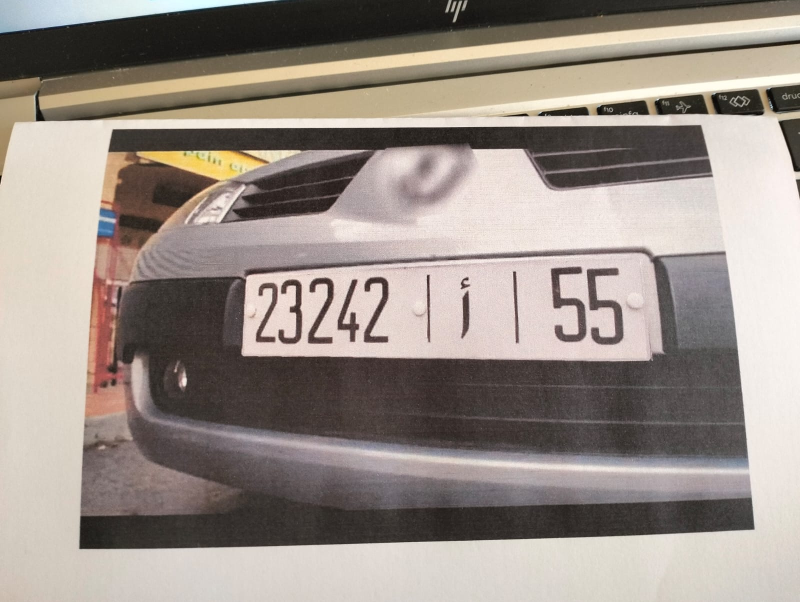
#> input picture data/sample_plates/n.jpeg, 1600 x 1204 px (shown at 1/2 size)
$ python -i arabic_letter_classifier.py   (imports and definitions only)
#> lines starting #> are read from the running program, lines starting #| are printed output that depends on the picture; after the words box and inside, x2 and y2 are one past the last pixel; in counts of white or black regions, pixels touching at a corner belong together
import os
import typing as t
from PIL import Image, ImageDraw, ImageFont
import numpy as np
import cv2

# Allowed Arabic letters for Moroccan plates (common set) — adjust as needed
ALLOWED_LETTERS = list("أابتصثجحخدذرزسشصضطظعغفقكلمنهويئؤءآإة")

TEMPLATES: t.Dict[str, np.ndarray] = {}


def _find_font() -> t.Optional[str]:
    candidates = [
        "/usr/share/fonts/google-droid-sans-fonts/DroidKufi-Regular.ttf",
        "/usr/share/fonts/truetype/noto/NotoNaskhArabic-Regular.ttf",
        "/usr/share/fonts/truetype/noto/NotoSansArabic-Regular.ttf",
        "/usr/share/fonts/truetype/dejavu/DejaVuSans.ttf",
        "/usr/share/fonts/truetype/freefont/FreeSerif.ttf",
        "/usr/share/fonts/truetype/liberation2/LiberationSans-Regular.ttf",
    ]
    for p in candidates:
        if os.path.exists(p):
            return p
    return None


def build_templates(size: int = 64, font_path: t.Optional[str] = None):
    """Render templates for allowed letters into binary images (uint8) sized (size,size).
    Caches templates in module variable TEMPLATES."""
    if TEMPLATES:
        return TEMPLATES
    if font_path is None:
        font_path = _find_font()
    if font_path is None:
        return {}
    for ch in ALLOWED_LETTERS:
        try:
            img = Image.new("L", (size, size), 255)
            draw = ImageDraw.Draw(img)
            font = ImageFont.truetype(font_path, max(28, int(size * 0.7)))
            bbox = draw.textbbox((0, 0), ch, font=font)
            x = (size - (bbox[2] - bbox[0])) / 2 - bbox[0]
            y = (size - (bbox[3] - bbox[1])) / 2 - bbox[1]
            draw.text((x, y), ch, fill=0, font=font)
            arr = np.asarray(img)
            _, binar = cv2.threshold(arr, 0, 255, cv2.THRESH_BINARY + cv2.THRESH_OTSU)
            TEMPLATES[ch] = binar
        except Exception:
            continue
#> this loop made 36 passes
#> (bbox, x, y) on passes 1 to 12: ((0, 9, 10, 48), 27, 3.5), ((0, 18, 10, 48), 27, -1), ((0, 29, 34, 58), 15, -11.5), ((0, 27, 34, 48), 15, -5.5), ((0, 32, 48, 60), 8, -14), ((0, 24, 34, 48), 15, -4), ((0, 31, 28, 61), 18, -14), ((0, 31, 28, 61), 18, -14), ((0, 22, 28, 61), 18, -9.5), ((0, 30, 18, 48), 23, -7), ((0, 21, 18, 48), 23, -2.5), ((-1, 32, 17, 57), 24, -12.5)
#> pass 1, in build_templates, `_, binar = cv2.threshold(arr, 0, 255, cv2.THRESH_BINARY + cv2.THRESH_O..`:
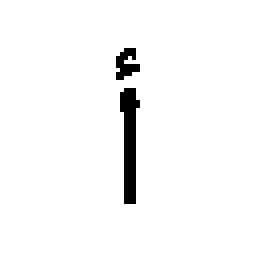
#> binar: shape (64, 64) (shown 4 times larger); 97% white; 2 black regions, box (x1, y1, x2, y2) and area: (30, 22, 35, 51) 94, (29, 12, 35, 20) 30
#> after the loop:
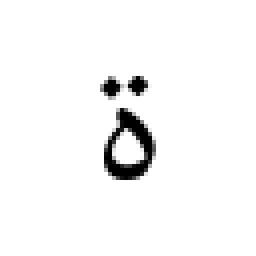
#> arr: shape (64, 64) (shown 4 times larger); min 0, max 255, mean 246.4
#> after the loop, TEMPLATES = 35 items
    return TEMPLATES


def classify_letter(img: t.Union[str, np.ndarray], templates: t.Optional[t.Dict[str, np.ndarray]] = None) -> t.Tuple[str, float]:
    """Classify an Arabic letter crop using template matching.

    Returns (best_letter, score) where score is normalized correlation in [0..1] (higher better).
    If no template or no match, returns ("", 0.0).
    """
    if templates is None:
        templates = build_templates()
#> templates = 35 items
    if not templates:
        return "", 0.0

    if isinstance(img, str):
        arr = cv2.imread(img)
#> arr is the input picture: shape (1204, 1600, 3); mean B, G, R 136.2, 143.5, 153.6
        if arr is None:
            return "", 0.0
    else:
        arr = np.array(img)
    if arr.ndim == 3:
        gray = cv2.cvtColor(arr, cv2.COLOR_BGR2GRAY)
    else:
        gray = arr

    # crop to content
    _, thr = cv2.threshold(gray, 0, 255, cv2.THRESH_BINARY_INV + cv2.THRESH_OTSU)
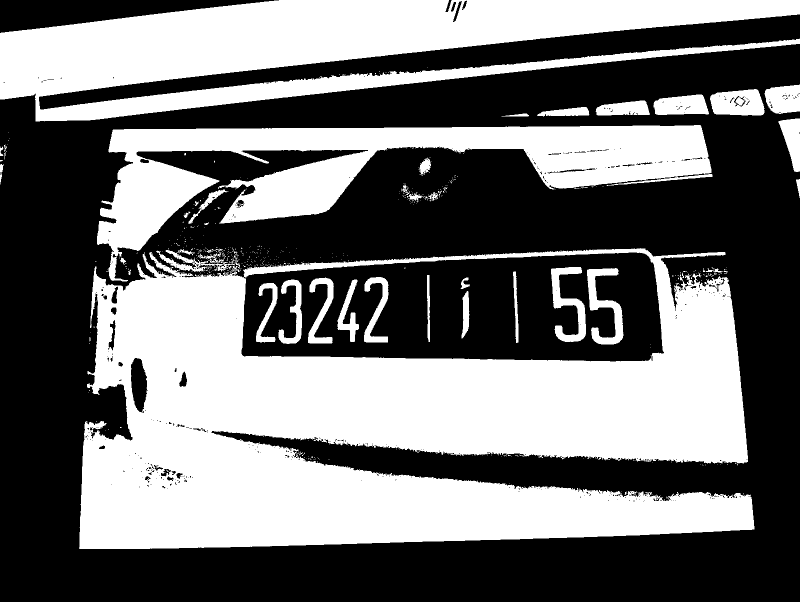
#> thr: shape (1204, 1600) (shown at 1/2 size); 44.8% white; 547 white regions (493 under 20 px), largest, box (x1, y1, x2, y2) and area: (158, 496, 1509, 1098) 498175, (0, 0, 1600, 243) 192877, (194, 250, 1425, 563) 124189
    ys, xs = np.where(thr > 0)
    if xs.size == 0 or ys.size == 0:
        return "", 0.0
    x0, x1 = xs.min(), xs.max()
#> x0 = 0; x1 = 1599
    y0, y1 = ys.min(), ys.max()
#> y0 = 0; y1 = 1097
    crop = thr[y0:y1 + 1, x0:x1 + 1]
    # pad and resize to template size
    pad = 8
    canvas = np.full((crop.shape[0] + 2 * pad, crop.shape[1] + 2 * pad), 255, dtype=np.uint8)
    canvas[pad:pad + crop.shape[0], pad:pad + crop.shape[1]] = crop
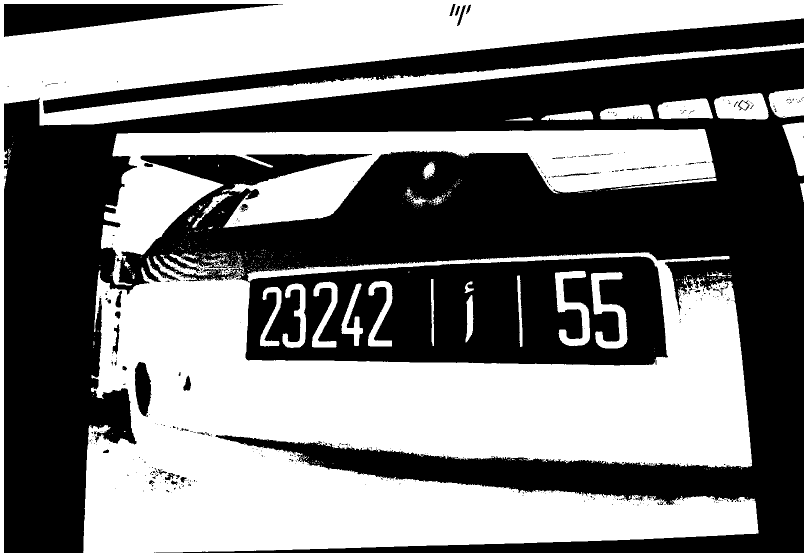
#> canvas: shape (1114, 1616) (shown at 1/2 size); 50.3% white; 456 black regions (409 under 20 px), largest, box (x1, y1, x2, y2) and area: (8, 96, 1608, 1106) 811200, (86, 37, 1608, 227) 57014, (8, 8, 566, 74) 18144
    canv = cv2.resize(canvas, (64, 64), interpolation=cv2.INTER_CUBIC)
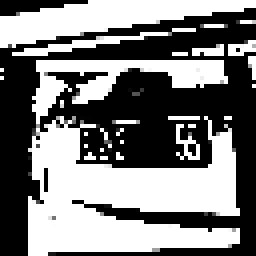
#> canv: shape (64, 64) (shown 4 times larger); min 0, max 255, mean 125
    best_letter = ""
    best_score = -1.0
    # Prepare a neat binary canvas for shape matching (text black on white)
    try:
        bin_canv = cv2.threshold(255 - canv, 0, 255, cv2.THRESH_BINARY + cv2.THRESH_OTSU)[1]
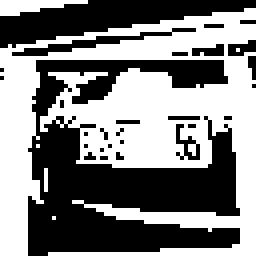
#> bin_canv: shape (64, 64) (shown 4 times larger); 51% white; 28 black regions (24 under 20 px)
    except Exception:
        bin_canv = (255 - canv).astype('uint8')
    # find main contour for candidate
    cnts_canv, _ = cv2.findContours(bin_canv, cv2.RETR_EXTERNAL, cv2.CHAIN_APPROX_SIMPLE)
#> cnts_canv = 6 contours, 4 with area under 20; largest, box (x1, y1, x2, y2) and area: (0, 2, 64, 64) 1858, (0, 0, 22, 4) 30
    if not cnts_canv:
        return "", 0.0
    # choose largest contour
    cnt_canv = max(cnts_canv, key=cv2.contourArea)
#> cnt_canv = contour of 201 points, box (x1, y1, x2, y2) (0, 2, 64, 64), area 1858

    for ch, templ in templates.items():
        try:
            # templ is binary (black text on white bg) from build_templates
            # extract contours from template
            tmp = templ.copy()
            if tmp.ndim == 3:
                tmp = cv2.cvtColor(tmp, cv2.COLOR_BGR2GRAY)
            _, tmp_bin = cv2.threshold(tmp, 0, 255, cv2.THRESH_BINARY + cv2.THRESH_OTSU)
            cnts_tmp, _ = cv2.findContours(255 - tmp_bin, cv2.RETR_EXTERNAL, cv2.CHAIN_APPROX_SIMPLE)
            if not cnts_tmp:
                continue
            cnt_tmp = max(cnts_tmp, key=cv2.contourArea)
            # matchShapes: lower is better (0 == perfect match)
            mscore = cv2.matchShapes(cnt_canv, cnt_tmp, cv2.CONTOURS_MATCH_I1, 0.0)
            # convert to a 0..1-ish similarity (higher better)
            sim = 1.0 / (1.0 + float(mscore))
        except Exception:
            continue
        if sim > best_score:
            best_score = sim
            best_letter = ch
#> this loop made 35 passes
#> (ch, mscore, sim, best_score, best_letter) on passes 1, 5, 10, 17, 27: ('أ', 36.82, 0.0264, 0.0264, 'أ'), ('ص', 4.26, 0.19, 0.19, 'ص'), ('د', 3.53, 0.221, 0.221, 'د'), ('ط', 1.07, 0.484, 0.484, 'ط'), ('ه', 0.975, 0.506, 0.506, 'ه')
#> (ch, mscore, sim) on passes 2, 3, 4, 6, 7, 8: ('ا', 44.58, 0.0219), ('ب', 66.02, 0.0149), ('ت', 66.02, 0.0149), ('ث', 66.02, 0.0149), ('ج', 30.4, 0.0318), ('ح', 30.4, 0.0318)
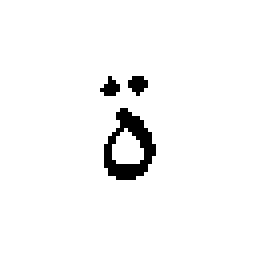
#> tmp: shape (64, 64) (shown 4 times larger); 96.5% white; 3 black regions (2 under 20 px), largest, box (x1, y1, x2, y2) and area: (26, 27, 39, 45) 110
#> after the loop, best_score = 0.506
    # accept weaker matches (shape metric is forgiving); threshold tuned experimentally
    if best_score < 0.35:
        return "", float(best_score)
    return best_letter, float(best_score)

>>> result = classify_letter('../../data/sample_plates/n.jpeg')
#> result = ('ه', 0.506)
